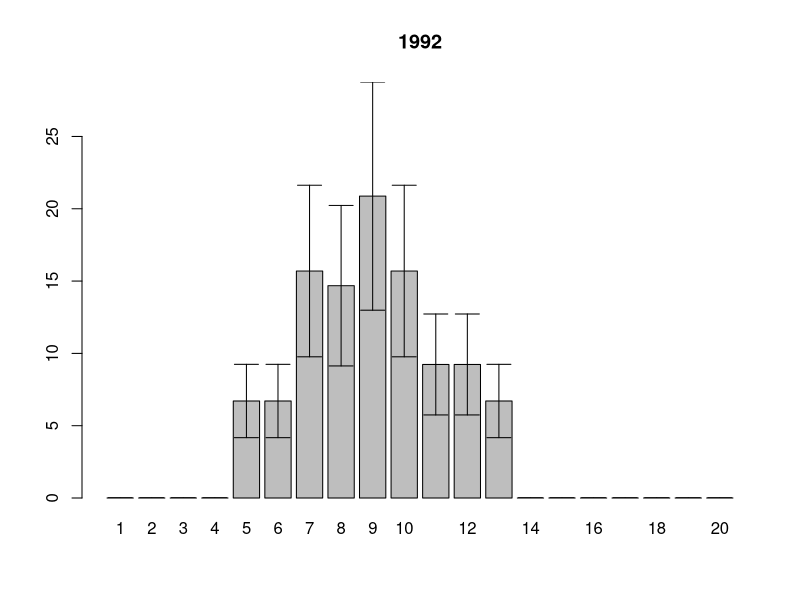
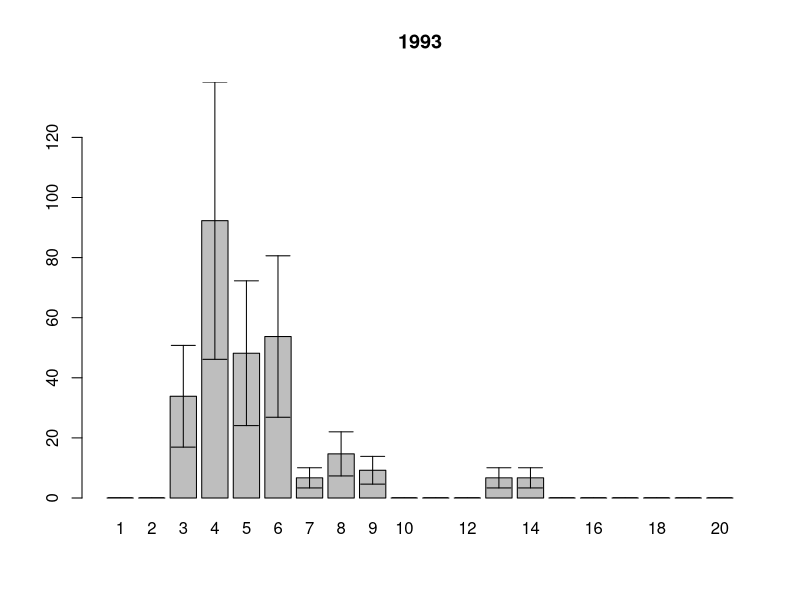
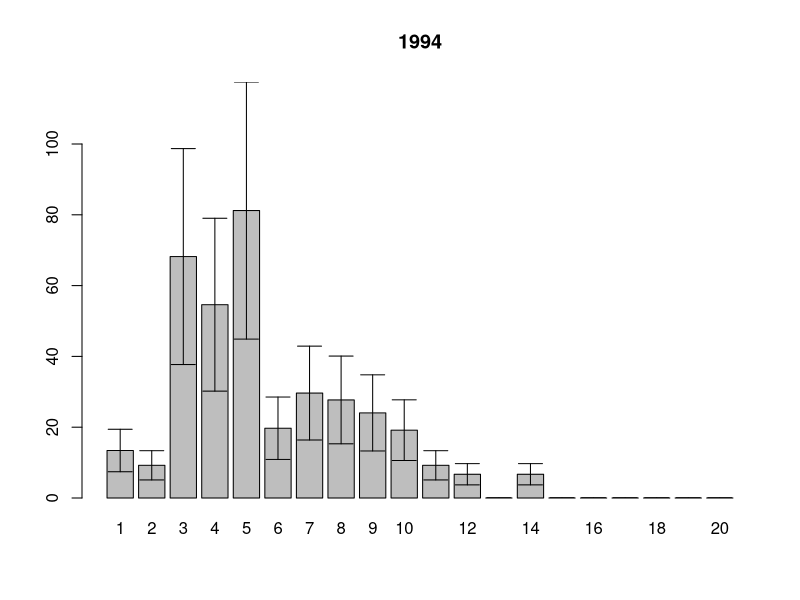
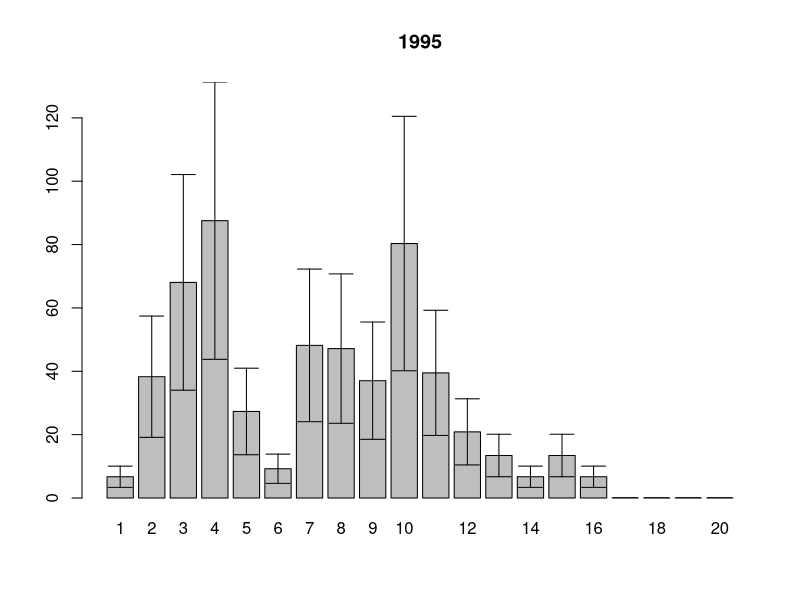
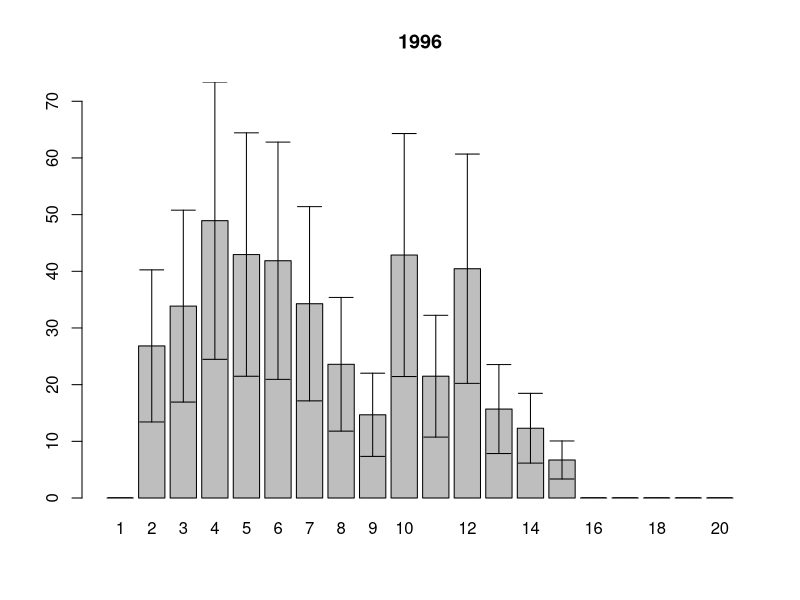
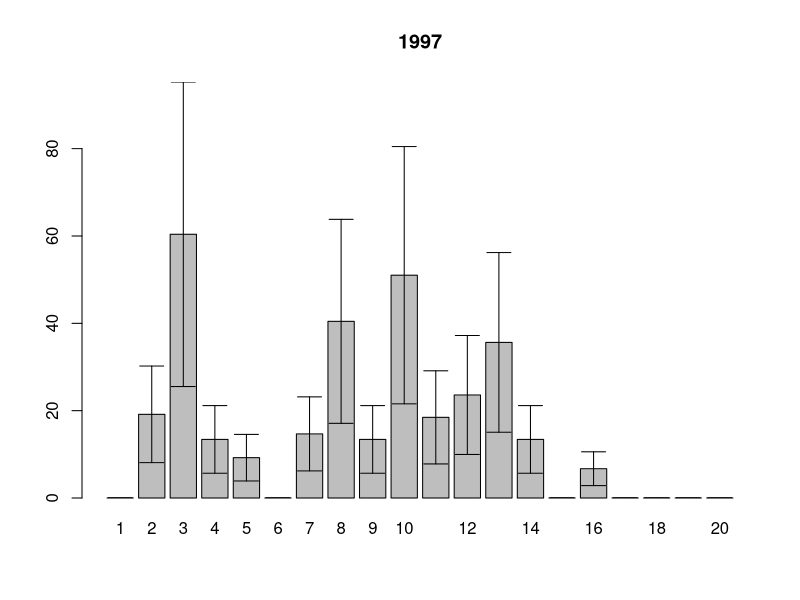
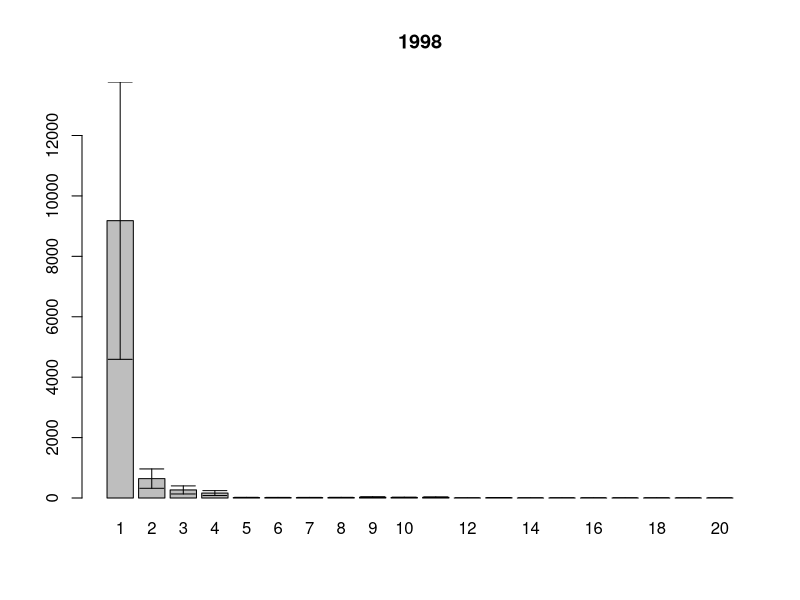
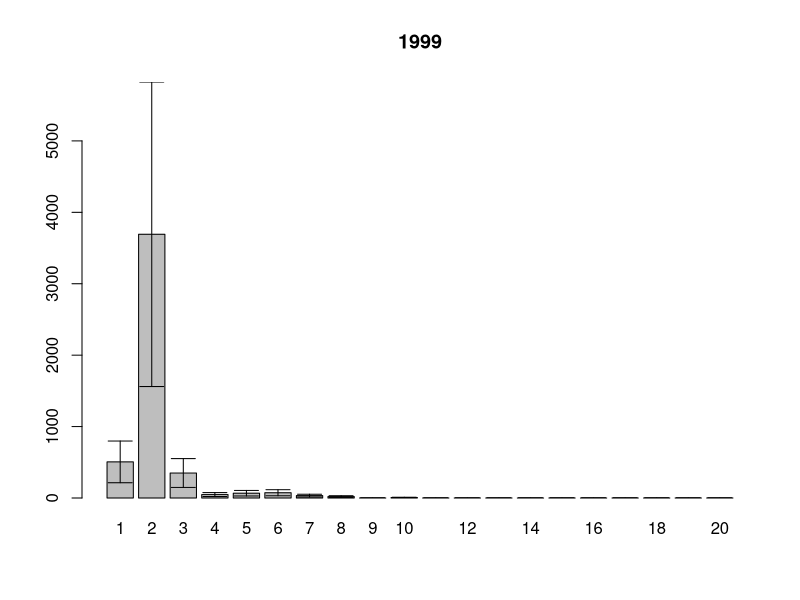

R code for these plots, in order: (Note: this script raises an error after producing the figures.)
setwd("~/Dropbox/PhD_thesis/White_Sea/Luvenga_II_razrez/")

# размерная структура средние по годам по горизонтам
ishodnik<-read.table(file="length.csv", sep=";", dec=",", head=T)
samples.squares<-read.table(file="squares.csv", sep=";", dec=",", head=T)
samples.names<-read.table(file="sample.csv", sep=";", dec=",", head=T)
attach(ishodnik)
#year<-factor(year)

Length.int<-cut(Length.mm, breaks=seq(0,20,1))

(size.str.table<-table(Length.int,year, tidal_level, sample))

size.str.df<-as.data.frame(size.str.table) # как таблица данных

#убираем те пробы которых на самом деле нету
for (i in 1:length(levels(size.str.df$year)))
{ (xxx<-size.str.df$sample[size.str.df$year==levels(size.str.df$year)[i] ]%in%
     samples.names$sample[samples.names$year==levels(size.str.df$year)[i]])
  antixxx<-as.logical(1-xxx)
  size.str.df$Freq[size.str.df$year==levels(size.str.df$year)[i]][antixxx]<-NA
}


# SUBSET - для фильтрации таблицы данных
# APPLY - кто-то из них для средней и СД по фрейму

#теперь на квадратный метр
size.str.sqmeter<-size.str.df
for (i in 1:length(levels(size.str.sqmeter$year)))
{
  size.str.sqmeter$Freq[size.str.sqmeter$year==levels(size.str.sqmeter$year)[i]]<-
    size.str.sqmeter$Freq[size.str.sqmeter$year==levels(size.str.sqmeter$year)[i]] * 
    samples.squares$square[samples.squares$year==levels(size.str.sqmeter$year)[i]]
}

for (i in 1: length(levels(size.str.sqmeter$tidal_level)))
{
  write.table(assign(paste(levels(size.str.sqmeter$tidal_level)[i]), 
       subset(size.str.sqmeter, size.str.sqmeter$tidal_level==levels(size.str.sqmeter$tidal_level)[i])), file=paste(levels(size.str.sqmeter$tidal_level)[i]), sep=",")
}


#subset(size.str.sqmeter,subset=size.str.sqmeter$year=="1992")

#и среднее??
# tapply выдает как резудьтат матрицу

# надо как-то дружить array's в момент рассчета ошибок... и как потом рисовать картики? или проще разделить на отдельные горизонтв и поработать с ними?? 

#attach(paste(levels(size.str.sqmeter$tidal_level)[1]))

#
#assign(paste("mean.sqmeter", levels(size.str.sqmeter$tidal_level)[1], sep="."), 
#       tapply(paste(levels(size.str.sqmeter$tidal_level)[1])$Freq, 
#              INDEX=list(levels(size.str.sqmeter$tidal_level)[1]$year, levels(size.str.sqmeter$tidal_level)[1]$Length.int)), 
#              FUN=mean, na.rm=T))
#КАК АВТОМАТИЗИРОВАТЬ ТЕМУ ПРО НЕСКОЛЬКО УЧАСТКОВ Я НЕ ПРИДУМАЛА :( ПИШУ РУЧКАМИ 4 РАЗА...

(n.samples<-tapply(samples.names$sample,list(samples.names$year,samples.names$tidal.level), length ))
(n.samples.df<-as.data.frame(n.samples))

#Верхний пляж
(mean.sqmeter.high_beatch<-t(tapply(high_beatch$Freq,INDEX=list(high_beatch$year,  high_beatch$Length.int),FUN=sd, na.rm=T)))
mean.sqmeter.high_beatch.df<-as.data.frame(mean.sqmeter.high_beatch)

(sd.sqmeter.high_beatch<-tapply(high_beatch$Freq,INDEX=list(high_beatch$year,  high_beatch$Length.int),FUN=sd, na.rm=T))

(sem.sqmeter.high_beatch <-t(sd.sqmeter.high_beatch/sqrt(n.samples.df$high_beatch)))
sem.sqmeter.high_beatch.df<-as.data.frame(sem.sqmeter.high_beatch)

#пояс фукоидов
mean.sqmeter.fucus_zone<-t(tapply(fucus_zone$Freq,INDEX=list(fucus_zone$year,  fucus_zone$Length.int),FUN=sd, na.rm=T))
mean.sqmeter.fucus_zone.df<-as.data.frame(mean.sqmeter.fucus_zone)

sd.sqmeter.fucus_zone<-tapply(fucus_zone$Freq,INDEX=list(fucus_zone$year,  fucus_zone$Length.int),FUN=sd, na.rm=T)

sem.sqmeter.fucus_zone <-t(sd.sqmeter.fucus_zone/sqrt(n.samples.df$fucus_zone))
sem.sqmeter.fucus_zone.df<-as.data.frame(sem.sqmeter.fucus_zone)

#пояс зостеры
mean.sqmeter.zostera_zone<-t(tapply(zostera_zone$Freq,INDEX=list(zostera_zone$year,  zostera_zone$Length.int),FUN=sd, na.rm=T))
mean.sqmeter.zostera_zone.df<-as.data.frame(mean.sqmeter.zostera_zone)

sd.sqmeter.zostera_zone<-tapply(zostera_zone$Freq,INDEX=list(zostera_zone$year,  zostera_zone$Length.int),FUN=sd, na.rm=T)

sem.sqmeter.zostera_zone <-t(sd.sqmeter.zostera_zone/sqrt(n.samples.df$zostera_zone))
sem.sqmeter.zostera_zone.df<-as.data.frame(sem.sqmeter.zostera_zone)

#нижний пляж
(mean.sqmeter.low_beatch<-t(tapply(low_beatch$Freq,INDEX=list(low_beatch$year,  low_beatch$Length.int),FUN=sd, na.rm=T)))
mean.sqmeter.low_beatch.df<-as.data.frame(mean.sqmeter.low_beatch)

sd.sqmeter.low_beatch<-tapply(low_beatch$Freq,INDEX=list(low_beatch$year,  low_beatch$Length.int),FUN=sd, na.rm=T)

sem.sqmeter.low_beatch <-t(sd.sqmeter.low_beatch/sqrt(n.samples.df$low_beatch))
sem.sqmeter.low_beatch.df<-as.data.frame(sem.sqmeter.low_beatch)


length.class<-seq(1,20,1)

#from R-book 
error.bars<-function(yv,z,nn){
  xv<-
    barplot(yv,ylim=c(0,(max(yv)+max(z))),names=nn)#,ylab=deparse(substitute(yv)))
  g=(max(xv)-min(xv))/50
  for (i in 1:length(xv)) {
    lines(c(xv[i],xv[i]),c(yv[i]+z[i],yv[i]-z[i]))
    lines(c(xv[i]-g,xv[i]+g),c(yv[i]+z[i], yv[i]+z[i]))
    lines(c(xv[i]-g,xv[i]+g),c(yv[i]-z[i], yv[i]-z[i]))
  }}


#верхний пляж
for (j in 1:length(colnames(mean.sqmeter.high_beatch)))
  {
    pdf(file=paste("high_beatch", colnames(mean.sqmeter.high_beatch)[j], ".pdf",sep="_"), paper="a4")
    error.bars(yv=mean.sqmeter.high_beatch[,j], nn=length.class,  z=sem.sqmeter.high_beatch[,j])
    title(main=colnames(mean.sqmeter.high_beatch)[j], xlab="", ylab="")
    dev.off()
  }

#пояс фукоидов
for (j in 1:length(colnames(mean.sqmeter.fucus_zone)))
{
  pdf(file=paste("fucus_zone", colnames(mean.sqmeter.fucus_zone)[j], ".pdf",sep="_"), paper="a4")
  error.bars(yv=mean.sqmeter.fucus_zone[,j], nn=length.class,  z=sem.sqmeter.fucus_zone[,j])
  title(main=colnames(mean.sqmeter.fucus_zone)[j], xlab="", ylab="")
  dev.off()
}

#пояс зостеры
for (j in 1:length(colnames(mean.sqmeter.zostera_zone)))
{
  pdf(file=paste("zostera_zone", colnames(mean.sqmeter.zostera_zone)[j], ".pdf",sep="_"), paper="a4")
  error.bars(yv=mean.sqmeter.zostera_zone[,j], nn=length.class,  z=sem.sqmeter.zostera_zone[,j])
  title(main=colnames(mean.sqmeter.zostera_zone)[j], xlab="", ylab="")
  dev.off()
}

#нижний пляж
for (j in 1:length(colnames(mean.sqmeter.low_beatch)))
{
  pdf(file=paste("low_beatch", colnames(mean.sqmeter.low_beatch)[j], ".pdf",sep="_"), paper="a4")
  error.bars(yv=mean.sqmeter.low_beatch[,j], nn=length.class,  z=sem.sqmeter.low_beatch[,j])
  title(main=colnames(mean.sqmeter.low_beatch)[j], xlab="", ylab="")
  dev.off()
}


# все 4 на одном графике
for (j in 1:length(colnames(mean.sqmeter.low_beatch)))
{
  pdf(file=paste("all_tidal", colnames(mean.sqmeter.low_beatch)[j], ".pdf",sep="_"), paper="a4")
  error.bars(yv=matrix(mean.sqmeter.high_beatch[,j], mean.sqmeter.fucus_zone[,j], 
                           mean.sqmeter.zostera_zone[,j],mean.sqmeter.low_beatch[,j]), 
             nn=length.class,  
             z=sem.sqmeter.low_beatch[,j])
  title(main=colnames(mean.sqmeter.low_beatch)[j], xlab="", ylab="")
  dev.off()
}


barplot(matrix(mean.sqmeter.high_beatch[,1], mean.sqmeter.fucus_zone[,1], 
           mean.sqmeter.zostera_zone[,1],mean.sqmeter.low_beatch[,1]))